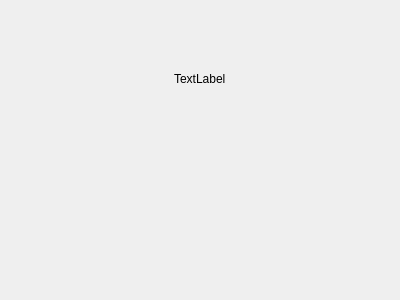
<?xml version="1.0" encoding="UTF-8"?>
<ui version="4.0">
 <class>TitleCurveWidget</class>
 <widget class="QWidget" name="TitleCurveWidget">
  <property name="geometry">
   <rect>
    <x>0</x>
    <y>0</y>
    <width>400</width>
    <height>300</height>
   </rect>
  </property>
  <property name="windowTitle">
   <string>Form</string>
  </property>
  <layout class="QVBoxLayout" name="verticalLayout">
   <item>
    <layout class="QHBoxLayout" name="horizontalLayout">
     <item>
      <spacer name="horizontalSpacer">
       <property name="orientation">
        <enum>Qt::Horizontal</enum>
       </property>
       <property name="sizeHint" stdset="0">
        <size>
         <width>40</width>
         <height>20</height>
        </size>
       </property>
      </spacer>
     </item>
     <item>
      <widget class="QLabel" name="label">
       <property name="text">
        <string>TextLabel</string>
       </property>
      </widget>
     </item>
     <item>
      <spacer name="horizontalSpacer_2">
       <property name="orientation">
        <enum>Qt::Horizontal</enum>
       </property>
       <property name="sizeHint" stdset="0">
        <size>
         <width>40</width>
         <height>20</height>
        </size>
       </property>
      </spacer>
     </item>
    </layout>
   </item>
   <item>
    <widget class="CurveWidget" name="widget" native="true"/>
   </item>
  </layout>
 </widget>
 <customwidgets>
  <customwidget>
   <class>CurveWidget</class>
   <extends>QWidget</extends>
   <header location="global">curvewidget.h</header>
   <container>1</container>
  </customwidget>
 </customwidgets>
 <resources/>
 <connections/>
</ui>
